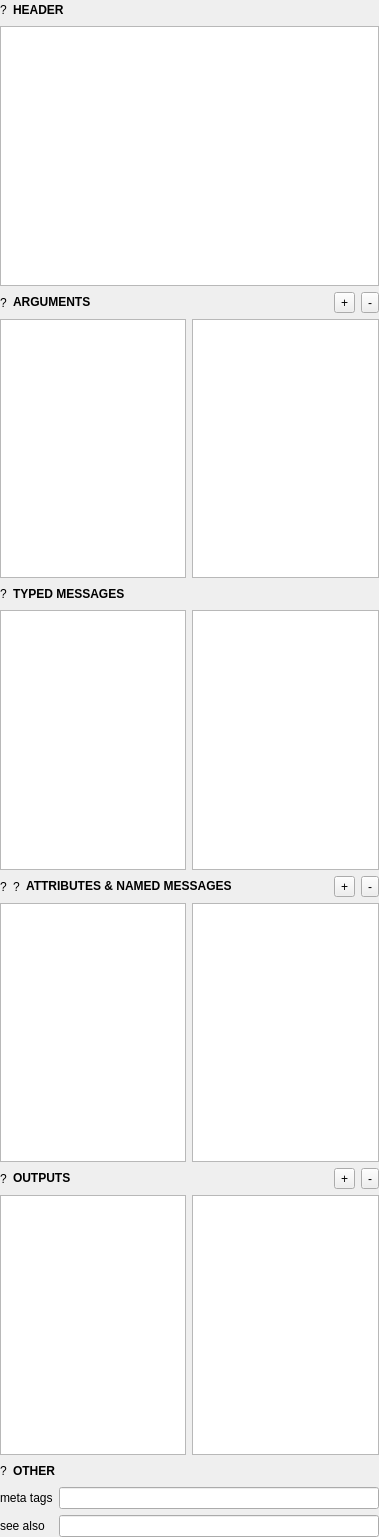
<?xml version="1.0" encoding="UTF-8"?>
<ui version="4.0">
 <class>PatchWidget</class>
 <widget class="QWidget" name="PatchWidget">
  <property name="geometry">
   <rect>
    <x>0</x>
    <y>0</y>
    <width>379</width>
    <height>1537</height>
   </rect>
  </property>
  <property name="windowTitle">
   <string>Form</string>
  </property>
  <layout class="QGridLayout" name="gridLayout_3">
   <property name="leftMargin">
    <number>0</number>
   </property>
   <property name="topMargin">
    <number>0</number>
   </property>
   <property name="rightMargin">
    <number>0</number>
   </property>
   <property name="bottomMargin">
    <number>0</number>
   </property>
   <item row="1" column="0" colspan="2">
    <widget class="Patch::TreeView" name="headerTree"/>
   </item>
   <item row="2" column="0" colspan="2">
    <layout class="QHBoxLayout" name="horizontalLayout">
     <item>
      <widget class="QLabel" name="argumentIcon">
       <property name="text">
        <string>?</string>
       </property>
      </widget>
     </item>
     <item>
      <widget class="QLabel" name="argumentInfo">
       <property name="text">
        <string>&lt;html&gt;&lt;head/&gt;&lt;body&gt;&lt;p&gt;&lt;span style=&quot; font-weight:700;&quot;&gt;ARGUMENTS&lt;/span&gt;&lt;/p&gt;&lt;/body&gt;&lt;/html&gt;</string>
       </property>
      </widget>
     </item>
     <item>
      <spacer name="horizontalSpacer">
       <property name="orientation">
        <enum>Qt::Orientation::Horizontal</enum>
       </property>
       <property name="sizeType">
        <enum>QSizePolicy::Policy::Expanding</enum>
       </property>
       <property name="sizeHint" stdset="0">
        <size>
         <width>40</width>
         <height>20</height>
        </size>
       </property>
      </spacer>
     </item>
     <item>
      <widget class="QToolButton" name="argumentAddButton">
       <property name="sizePolicy">
        <sizepolicy hsizetype="Minimum" vsizetype="Fixed">
         <horstretch>0</horstretch>
         <verstretch>0</verstretch>
        </sizepolicy>
       </property>
       <property name="text">
        <string>+</string>
       </property>
      </widget>
     </item>
     <item>
      <widget class="QToolButton" name="argumentRemoveButton">
       <property name="text">
        <string>-</string>
       </property>
      </widget>
     </item>
    </layout>
   </item>
   <item row="3" column="0">
    <widget class="Patch::SuggestView" name="argumentSuggestTree"/>
   </item>
   <item row="3" column="1">
    <widget class="Patch::TreeView" name="argumentTree"/>
   </item>
   <item row="5" column="0">
    <widget class="Patch::SuggestView" name="typedMessageSuggestTree"/>
   </item>
   <item row="5" column="1">
    <widget class="Patch::TreeView" name="typedMessageTree"/>
   </item>
   <item row="6" column="0" colspan="2">
    <layout class="QHBoxLayout" name="horizontalLayout_3">
     <item>
      <widget class="QLabel" name="attributeIcon">
       <property name="text">
        <string>?</string>
       </property>
      </widget>
     </item>
     <item>
      <widget class="QLabel" name="nameMessageIcon">
       <property name="text">
        <string>?</string>
       </property>
      </widget>
     </item>
     <item>
      <widget class="QLabel" name="namedMessageInfo">
       <property name="text">
        <string>&lt;html&gt;&lt;head/&gt;&lt;body&gt;&lt;p&gt;&lt;span style=&quot; font-weight:700;&quot;&gt;ATTRIBUTES &amp;amp; NAMED MESSAGES &lt;/span&gt;&lt;/p&gt;&lt;/body&gt;&lt;/html&gt;</string>
       </property>
      </widget>
     </item>
     <item>
      <spacer name="horizontalSpacer_3">
       <property name="orientation">
        <enum>Qt::Orientation::Horizontal</enum>
       </property>
       <property name="sizeHint" stdset="0">
        <size>
         <width>40</width>
         <height>20</height>
        </size>
       </property>
      </spacer>
     </item>
     <item>
      <widget class="QToolButton" name="namedMessageAddButton">
       <property name="text">
        <string>+</string>
       </property>
      </widget>
     </item>
     <item>
      <widget class="QToolButton" name="namedMessageRemoveButton">
       <property name="text">
        <string>-</string>
       </property>
      </widget>
     </item>
    </layout>
   </item>
   <item row="7" column="0">
    <widget class="Patch::SuggestView" name="namedMessageSuggestTree"/>
   </item>
   <item row="7" column="1">
    <widget class="Patch::TreeView" name="namedMessageTree"/>
   </item>
   <item row="8" column="0" colspan="2">
    <layout class="QHBoxLayout" name="horizontalLayout_4">
     <item>
      <widget class="QLabel" name="outputIcon">
       <property name="text">
        <string>?</string>
       </property>
      </widget>
     </item>
     <item>
      <widget class="QLabel" name="outputInfo">
       <property name="text">
        <string>&lt;html&gt;&lt;head/&gt;&lt;body&gt;&lt;p&gt;&lt;span style=&quot; font-weight:700;&quot;&gt;OUTPUTS&lt;/span&gt;&lt;/p&gt;&lt;/body&gt;&lt;/html&gt;</string>
       </property>
      </widget>
     </item>
     <item>
      <spacer name="horizontalSpacer_4">
       <property name="orientation">
        <enum>Qt::Orientation::Horizontal</enum>
       </property>
       <property name="sizeHint" stdset="0">
        <size>
         <width>40</width>
         <height>20</height>
        </size>
       </property>
      </spacer>
     </item>
     <item>
      <widget class="QToolButton" name="outputAddButton">
       <property name="text">
        <string>+</string>
       </property>
      </widget>
     </item>
     <item>
      <widget class="QToolButton" name="outputRemoveButton">
       <property name="text">
        <string>-</string>
       </property>
      </widget>
     </item>
    </layout>
   </item>
   <item row="9" column="0">
    <widget class="Patch::SuggestView" name="outputSuggestTree"/>
   </item>
   <item row="9" column="1">
    <widget class="Patch::TreeView" name="outputTree"/>
   </item>
   <item row="11" column="0" colspan="2">
    <layout class="QGridLayout" name="gridLayout">
     <item row="0" column="0">
      <widget class="QLabel" name="metaTagInfo">
       <property name="text">
        <string>&lt;html&gt;&lt;head/&gt;&lt;body&gt;&lt;p&gt;meta tags&lt;/p&gt;&lt;/body&gt;&lt;/html&gt;</string>
       </property>
      </widget>
     </item>
     <item row="0" column="1">
      <widget class="QLineEdit" name="metaTagEdit"/>
     </item>
     <item row="1" column="0">
      <widget class="QLabel" name="seeAlsoInfo">
       <property name="text">
        <string>see also</string>
       </property>
      </widget>
     </item>
     <item row="1" column="1">
      <widget class="QLineEdit" name="seeAlsoEdit"/>
     </item>
    </layout>
   </item>
   <item row="0" column="0" colspan="2">
    <layout class="QHBoxLayout" name="horizontalLayout_5">
     <item>
      <widget class="QLabel" name="patchIcon">
       <property name="text">
        <string>?</string>
       </property>
      </widget>
     </item>
     <item>
      <widget class="QLabel" name="nameInfo">
       <property name="text">
        <string>&lt;html&gt;&lt;head/&gt;&lt;body&gt;&lt;p&gt;&lt;span style=&quot; font-weight:700;&quot;&gt;HEADER&lt;/span&gt;&lt;/p&gt;&lt;/body&gt;&lt;/html&gt;</string>
       </property>
      </widget>
     </item>
     <item>
      <spacer name="horizontalSpacer_6">
       <property name="orientation">
        <enum>Qt::Orientation::Horizontal</enum>
       </property>
       <property name="sizeHint" stdset="0">
        <size>
         <width>40</width>
         <height>20</height>
        </size>
       </property>
      </spacer>
     </item>
    </layout>
   </item>
   <item row="4" column="0" colspan="2">
    <layout class="QHBoxLayout" name="horizontalLayout_2">
     <item>
      <widget class="QLabel" name="typedMessageIcon">
       <property name="text">
        <string>?</string>
       </property>
      </widget>
     </item>
     <item>
      <widget class="QLabel" name="typedMessageInfo">
       <property name="text">
        <string>&lt;html&gt;&lt;head/&gt;&lt;body&gt;&lt;p&gt;&lt;span style=&quot; font-weight:700;&quot;&gt;TYPED MESSAGES&lt;/span&gt;&lt;/p&gt;&lt;/body&gt;&lt;/html&gt;</string>
       </property>
      </widget>
     </item>
     <item>
      <spacer name="horizontalSpacer_2">
       <property name="orientation">
        <enum>Qt::Orientation::Horizontal</enum>
       </property>
       <property name="sizeHint" stdset="0">
        <size>
         <width>40</width>
         <height>20</height>
        </size>
       </property>
      </spacer>
     </item>
    </layout>
   </item>
   <item row="10" column="0" colspan="2">
    <layout class="QHBoxLayout" name="horizontalLayout_6">
     <item>
      <widget class="QLabel" name="otherIcon">
       <property name="text">
        <string>?</string>
       </property>
      </widget>
     </item>
     <item>
      <widget class="QLabel" name="otherInfo">
       <property name="text">
        <string>&lt;html&gt;&lt;head/&gt;&lt;body&gt;&lt;p&gt;&lt;span style=&quot; font-weight:700;&quot;&gt;OTHER&lt;/span&gt;&lt;/p&gt;&lt;/body&gt;&lt;/html&gt;</string>
       </property>
      </widget>
     </item>
     <item>
      <spacer name="horizontalSpacer_5">
       <property name="orientation">
        <enum>Qt::Orientation::Horizontal</enum>
       </property>
       <property name="sizeHint" stdset="0">
        <size>
         <width>40</width>
         <height>20</height>
        </size>
       </property>
      </spacer>
     </item>
    </layout>
   </item>
  </layout>
 </widget>
 <customwidgets>
  <customwidget>
   <class>Patch::TreeView</class>
   <extends>QTreeView</extends>
   <header>Patch/PatchTreeView.h</header>
  </customwidget>
  <customwidget>
   <class>Patch::SuggestView</class>
   <extends>QTreeView</extends>
   <header>PatchSuggestView.h</header>
  </customwidget>
 </customwidgets>
 <resources/>
 <connections/>
</ui>
